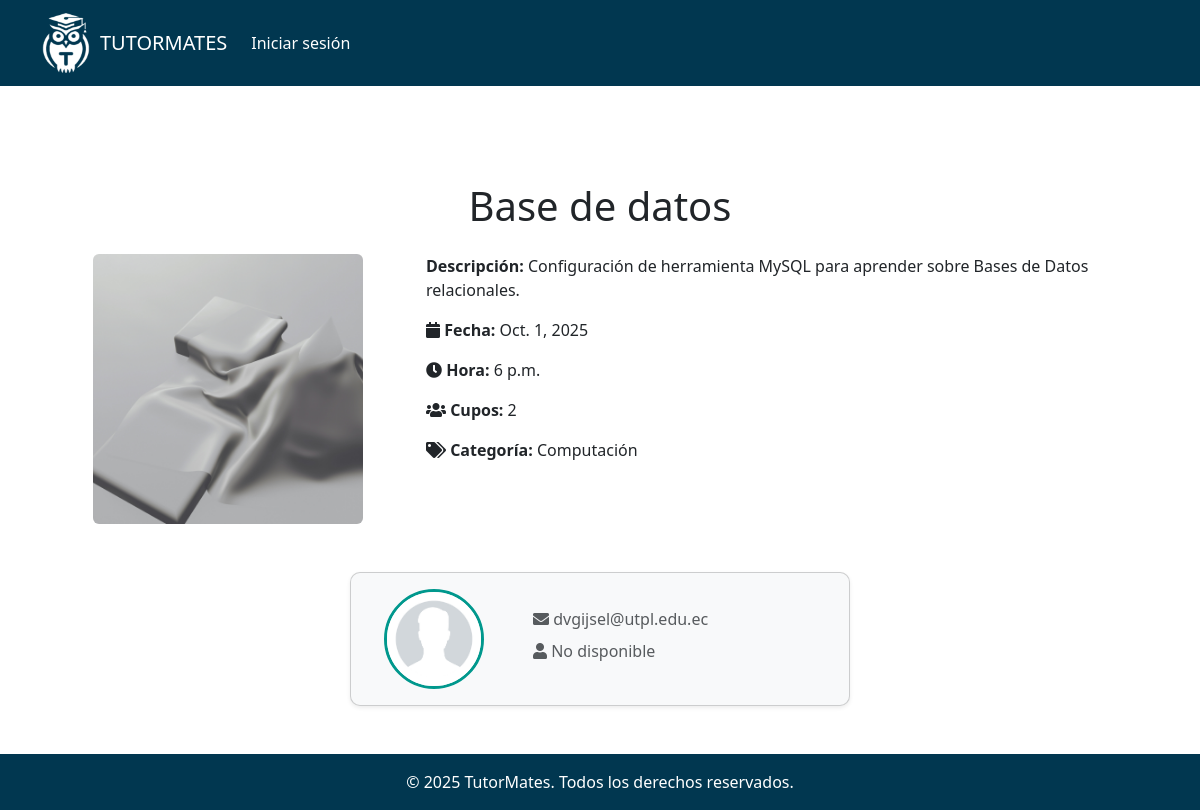
/account/tutoria/6/, run on the app's committed database.
### tutoring/models.py (models this page shows, shortened)
class Tutoria(models.Model):
    tutor = models.ForeignKey(
        settings.AUTH_USER_MODEL,
        on_delete=models.CASCADE,
        related_name='tutorias'
    )
    titulo = models.CharField(max_length=200)
    categoria = models.ForeignKey(
        'Categoria',
        on_delete=models.PROTECT,
        related_name='tutorias'
    )
    descripcion = models.TextField()
    imagen = models.ImageField(upload_to='tutorias/', blank=True, null=True)
    dia = models.DateField()
    hora = models.TimeField()
    cupos = models.PositiveIntegerField()

class Categoria(models.Model):
    nombre = models.CharField(max_length=100, unique=True)
    descripcion = models.TextField(blank=True)

class User(AbstractUser):
    rol = models.ForeignKey(
        'Rol',
        on_delete=models.PROTECT,
        related_name='tutorias',
        default=3
    )
    nombre = models.CharField(max_length=50)
    apellido = models.CharField(max_length=50)
    groups = models.ManyToManyField(
        'auth.Group',
        related_name='user_set_tutoring',
    )
    user_permissions = models.ManyToManyField(
        'auth.Permission',
        related_name='user_set_tutoring_permissions',
    )

class Profile(models.Model):
    user = models.OneToOneField(settings.AUTH_USER_MODEL,
                                on_delete=models.CASCADE)
    bio = models.TextField(blank=True)
    profile_picture = models.ImageField(upload_to='profiles/', blank=True, null=True)

### tutoring/views.py (the view)
# urls.py: path('tutoria/<int:tutoria_id>/', views.detalle_tutoria, name='detalle_tutoria'),
def detalle_tutoria(request, tutoria_id):
    tutoria = get_object_or_404(Tutoria, id=tutoria_id)
    return render(request, 'tutorial/detail_tutorial.html', {'tutoria': tutoria})

### tutoring/templates/tutorial/detail_tutorial.html (shortened to what this page needs)
{% extends "base.html" %}
{% load static %}
{% block content %}
<div class="container mt-5">
    <h1 class="text-center mb-4">{{ tutoria.titulo }}</h1>
    <div class="row">
        <div class="col-md-4 text-center">
            {% if tutoria.imagen %}
                <img src="{{ tutoria.imagen.url }}" alt="Imagen de la tutoría" class="tutoria-img img-fluid rounded">
            {% else %}
                <img src="{% static 'images/default_tutoria.jpg' %}" alt="Imagen predeterminada" class="tutoria-img img-fluid rounded">
            {% endif %}
        </div>
        <div class="col-md-8">
            <p><strong>Descripción:</strong> {{ tutoria.descripcion }}</p>
            <p><i class="fas fa-calendar"></i> <strong>Fecha:</strong> {{ tutoria.dia }}</p>
            <p><i class="fas fa-clock"></i> <strong>Hora:</strong> {{ tutoria.hora }}</p>
            <p><i class="fas fa-users"></i> <strong>Cupos:</strong> {{ tutoria.cupos }}</p>
            <p><i class="fas fa-tags"></i> <strong>Categoría:</strong> {{ tutoria.categoria.nombre }}</p>
        </div>
    </div>
    <div class="tutor-card-container mt-5">
        <a href="{% url 'detalle_tutor' tutoria.tutor.id %}" class="text-decoration-none">
            <div class="card tutor-card shadow-sm">
                <div class="row g-0 align-items-center">
                    <div class="col-md-4 text-center p-3">
                        {% if tutoria.tutor.profile.profile_picture %}
                            <img src="{{ tutoria.tutor.profile.profile_picture.url }}" class="tutor-img rounded-circle" alt="{{ tutoria.tutor.first_name }}">
                        {% else %}
                            <img src="{% static 'images/default_perfil.jpg' %}" class="tutor-img rounded-circle" alt="Imagen Predeterminada">
                        {% endif %}
                    </div>
                    <div class="col-md-8 p-3">
                        <p class="text-muted mb-2"><i class="fas fa-envelope"></i> {{ tutoria.tutor.email }}</p>
                        <p class="text-muted"><i class="fas fa-user"></i> {{ tutoria.tutor.profile.bio|default:"No disponible" }}</p>
                    </div>
                </div>
            </div>
        </a>
    </div>
</div>
{% endblock %}

### tutoring/static/css/styles.css (style rules this page uses)
html, body { height: 100%; display: flex; flex-direction: column; margin: 0; padding: 0; }
.tutoria-img { width: 270px; height: 270px; object-fit: cover; border-radius: 8px; }
.tutor-img { width: 150px; height: 150px; }
.card { transition: transform 0.3s ease, box-shadow 0.3s ease; background-color: #f8f9fa; }
.tutor-card-container { max-width: 500px; margin: auto; }
.tutor-card { width: 100%; border-radius: 10px; overflow: hidden; transition: transform 0.2s ease-in-out, box-shadow 0.3s ease; background: #f8f9fa; }
.tutor-img { width: 100px; height: 100px; object-fit: cover; border: 3px solid #00988D; }

### data on the page
Tutoria: titulo "Base de datos", descripcion "Configuración de herramienta MySQL para aprender sobre Bases de Datos relacionales.", dia "Oct. 1, 2025", hora "6 p.m.", cupos "2", categoria.nombre "Computación", tutor.email "dvgijsel@utpl.edu.ec", tutor.profile.bio "No disponible"
